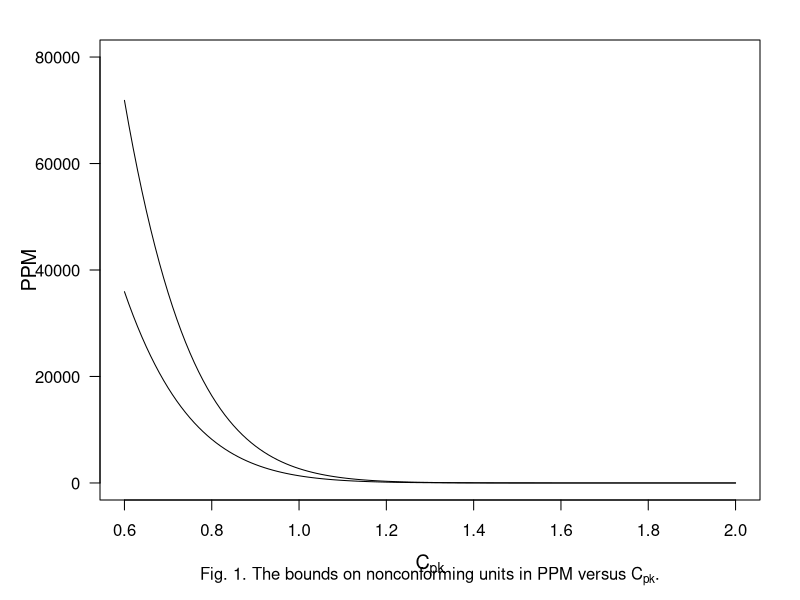

The R script that drew this image:
# 定義函數計算給定 Cpk 值的 PPM 上下界
calculate_ppm_bounds <- function(cpk) {
  # 單邊規格的情況: 使用常態分配計算超出規格的 PPM 值
  upper_ppm <- (1 - pnorm(3 * cpk)) * 1e6
  
  # 雙邊規格的情況: 當製程置中時(對稱情況)的下界
  lower_ppm <- 2 * (1 - pnorm(3 * cpk)) * 1e6
  
  return(c(lower_ppm, upper_ppm))
}

# Cpk 從 0.6 到 2.0,間隔 0.01
cpk_seq <- seq(0.6, 2.0, by = 0.01)

# 對每個 Cpk 值計算其 PPM 上下界
results <- t(sapply(cpk_seq, calculate_ppm_bounds))

par(mar = c(5, 5, 2, 2))  # 調整邊界大小

# 建立主要圖形
plot(cpk_seq, results[,1], type = "l", 
     xlab = expression(C[pk]),    
     ylab = "PPM",              
     ylim = c(0, 80000),         
     xlim = c(0.6, 2.0),         
     yaxt = "n",                 
     cex.lab = 1.2,             # 調整標籤大小
     lwd = 1)                   # 設定線條寬度

# 加入上界線
lines(cpk_seq, results[,2], lwd = 1)

# 建立自訂的 Y 軸刻度
axis(2, at = seq(0, 80000, by = 20000), las = 1)

# 在圖形下方加入標題
title(sub = expression(paste("Fig. 1. The bounds on nonconforming units in PPM versus ", C[pk], ".")),
      line = 3.5)